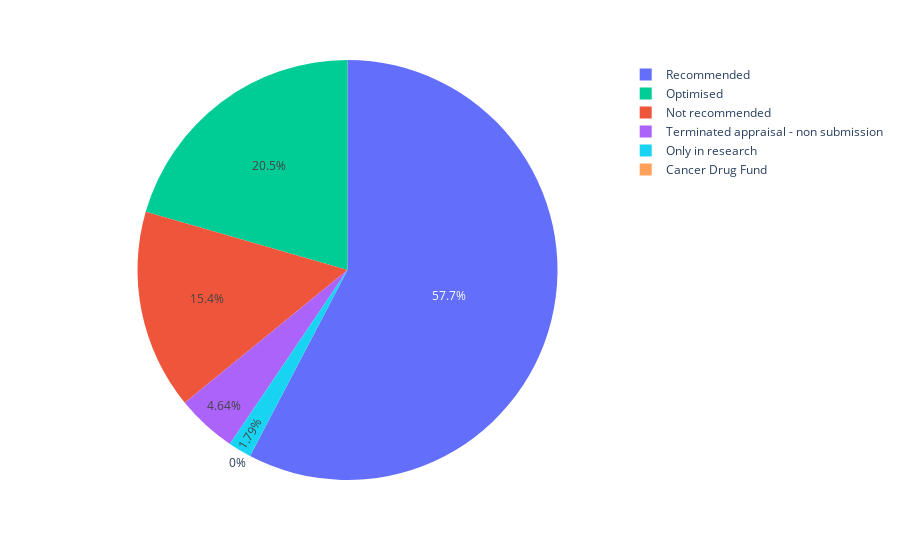

Notebook code for this chart:
### Markdown cell above
### Before 2015 and after

### Code cell
# Create container
before_2015 = pd.DataFrame(columns=['Year', 'Number', 'Categorisation'])

# Count number of occurences before 2015
mask = time_series['Year'] < 2016
temp = time_series[mask]
for cat in cats:
    mask = temp['Categorisation'] == cat
    number = temp[mask]['Number'].sum()
    before_2015 = pd.concat([before_2015, pd.DataFrame({'Year': ['Before 2015'], 'Number': [number], 'Categorisation': [cat]})])

# Plot before 2015
fig = px.pie(
    before_2015,
    values='Number',
    names='Categorisation',
    color='Categorisation',
    color_discrete_map={
        'Recommended': colors[0],
        'Optimised': colors[2],
        'Not recommended': colors[1],
        'Terminated appraisal - non submission': colors[3],
        'Cancer Drug Fund': colors[4],
        'Only in research': colors[5]})

# Write image to disk
fig.write_image("images/all-drugs-before-2016.pdf")

fig.show()

### Figure 1 — Plotly figure (JSON) as saved in the notebook; plotly's stock layout.template omitted (floating-point values rounded to 4 significant figures)
{"data": [{"customdata": [["Recommended"], ["Optimised"], ["Not recommended"], ["Only in research"], ["Terminated appraisal - non submission"], ["Cancer Drug Fund"]], "domain": {"x": [0, 1], "y": [0, 1]}, "hovertemplate": "Categorisation=%{customdata[0]}<br>Number=%{value}<extra></extra>", "labels": ["Recommended", "Optimised", "Not recommended", "Only in research", "Terminated appraisal - non submission", "Cancer Drug Fund"], "legendgroup": "", "marker": {"colors": ["#636EFA", "#00CC96", "#EF553B", "#19D3F3", "#AB63FA", "#FFA15A"]}, "name": "", "showlegend": true, "type": "pie", "values": [323, 115, 86, 10, 26, 0]}], "layout": {"legend": {"tracegroupgap": 0}, "margin": {"t": 60}}}
